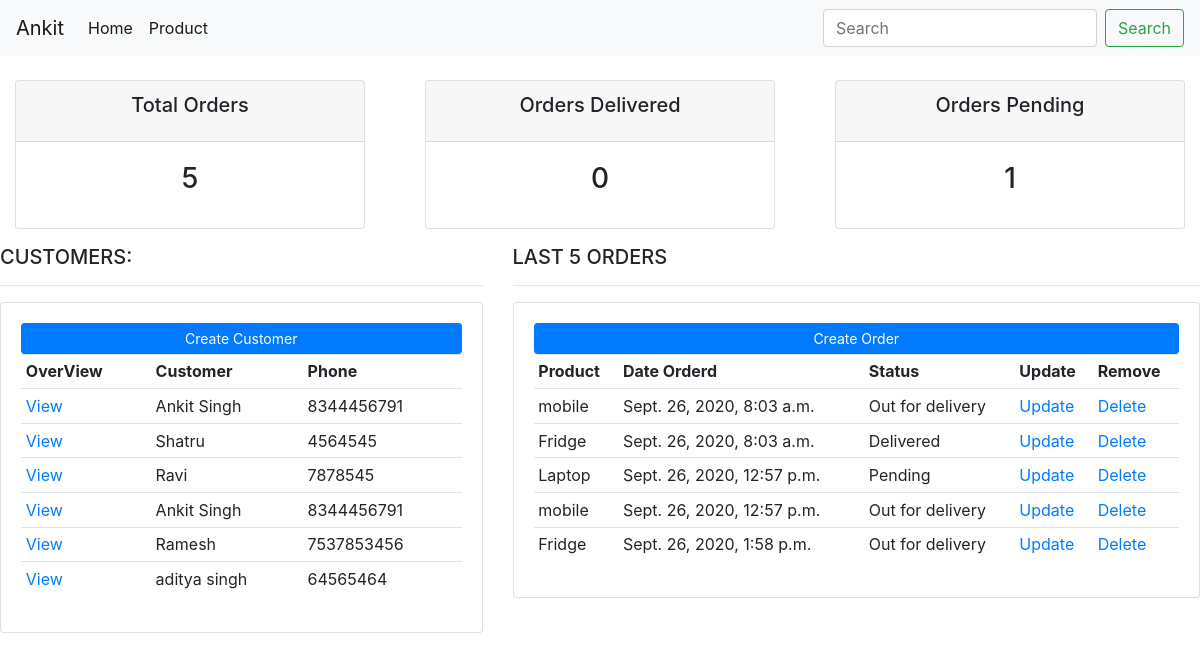
The app's page /, older data.
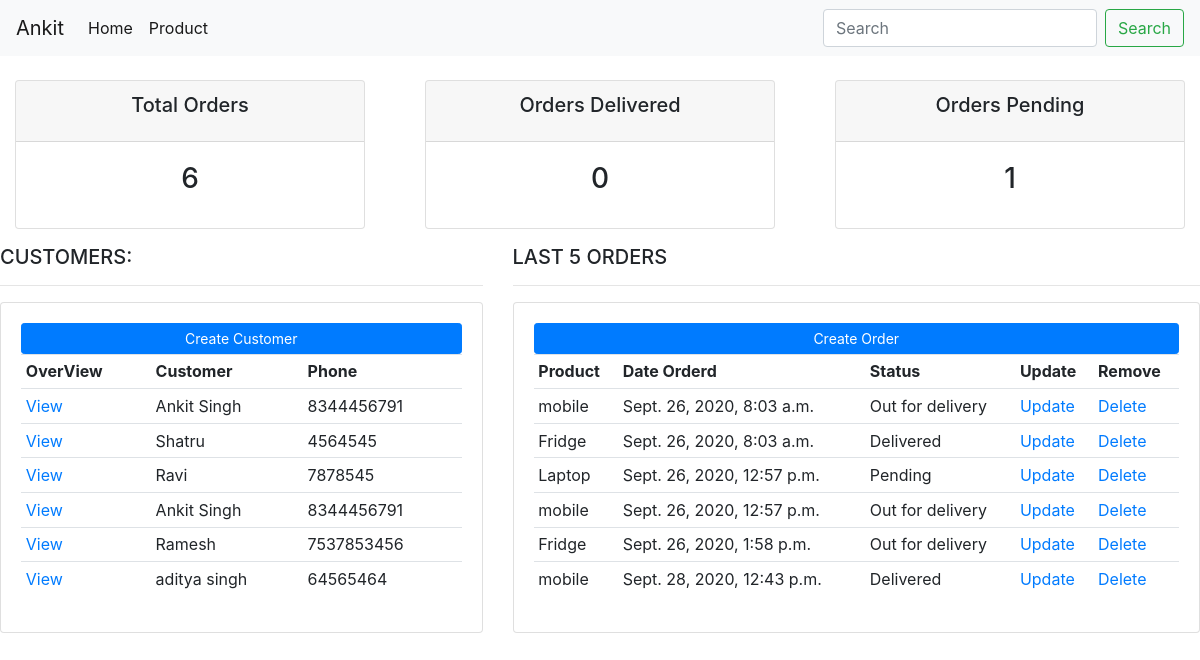
The same page, newer data.
### managment/models.py (models this page shows, shortened)
class Customer(models.Model):
    name = models.CharField(max_length=200, null=True)
    phone = models.CharField(max_length=200, null=True)
    email = models.CharField(max_length=200, null=True)
    date_created = models.DateTimeField(auto_now_add=True, null=True)

class Order(models.Model):
	STATUS = (
			('Pending', 'Pending'),
			('Out for delivery', 'Out for delivery'),
			('Delivered', 'Delivered'),
			)
	customer = models.ForeignKey(Customer, null=True, on_delete= models.SET_NULL)
	product = models.ForeignKey(Product, null=True, on_delete= models.SET_NULL)
	date_created = models.DateTimeField(auto_now_add=True, null=True)
	status = models.CharField(max_length=200, null=True, choices=STATUS)

class Product(models.Model):
    CATEGORY = (
        ('Indoor','Indoor'),
        ('Out Door','Out Door'),
    )
    name = models.CharField(max_length=200, null=True)
    price = models.FloatField(null=True)
    category = models.CharField(max_length=200, null=True, choices=CATEGORY)
    description = models.CharField(max_length=200, null=True, blank=True)
    date_created = models.DateTimeField(auto_now_add=True, null=True)
    Tag = models.ManyToManyField(Tag)
    def __str__(self):
        return self.name

### managment/views.py (the view)
# urls.py: path('', views.home, name = 'home'),
def home(request):
  customer = Customer.objects.all()
  order =  Order.objects.all()
  pending = Order.objects.filter(status = 'Pending').count()
  delivered = Order.objects.filter(status = 'delivered').count()
  total = Order.objects.all().count()
  context = {
	  'customer':customer,'order':order,'pending':pending,'delivered':delivered,'total':total,
  }
  return render(request, 'managment/dashboard.html', context)

### managment/templates/managment/dashboard.html (shortened to what this page needs)
{% extends 'managment/main.html' %}
{% block body %}
{% include 'managment/status.html' %}
<div class="row">
    <div class="col-md-5">
        <h5>CUSTOMERS:</h5>
        <hr>
        <div class="card card-body">
            <a class="btn btn-primary  btn-sm btn-block" href="{% url 'create_customer'  %}">Create Customer</a>
            <table class="table table-sm">
                <tr>
                    <th>OverView</th>
                    <th>Customer</th>
                    <th>Phone</th>
                </tr>
                <tr>
                    {% for customer in customer %}
                    <td><a href="{% url 'customer' customer.id %}">View</a></td>
                    <td>{{customer.name}}</td>
                    <td>{{customer.phone}}</td>
                </tr>
                {% endfor %}
            </table>
        </div>
    </div>
    <div class="col-md-7">
        <h5>LAST 5 ORDERS</h5>
        <hr>
        <div class="card card-body">
            <a class="btn btn-primary  btn-sm btn-block" href="{% url 'create_order'  %}">Create Order</a>
            <table class="table table-sm">
                <tr>
                    <th>Product</th>
                    <th>Date Orderd</th>
                    <th>Status</th>
                    <th>Update</th>
                    <th>Remove</th>
                </tr>
                <tr>
                    {% for order in order %}
                    <td>{{order.product}}</td>
                    <td>{{order.date_created}}</td>
                    <td>{{order.status}}</td>
                        <td><a href="{% url 'update_order' order.id %}">Update</a></td>
                        <td><a href="{% url 'delete_order' order.id %}">Delete</a></td>
                </tr>
                {%  endfor %}
            </table>
        </div>
    </div>
</div>
{% endblock %}

Row changes from the older to the newer data that the page shows:
added Order: product "mobile", date_created "Sept. 28, 2020, 12:43 p.m.", status "Delivered"
Text that changed along with them:
{{ total }}: "5" → "6"
